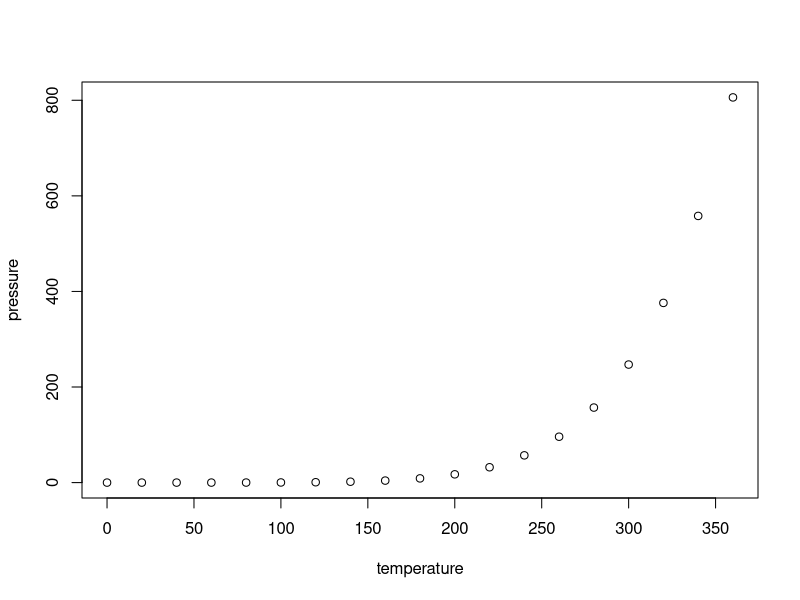
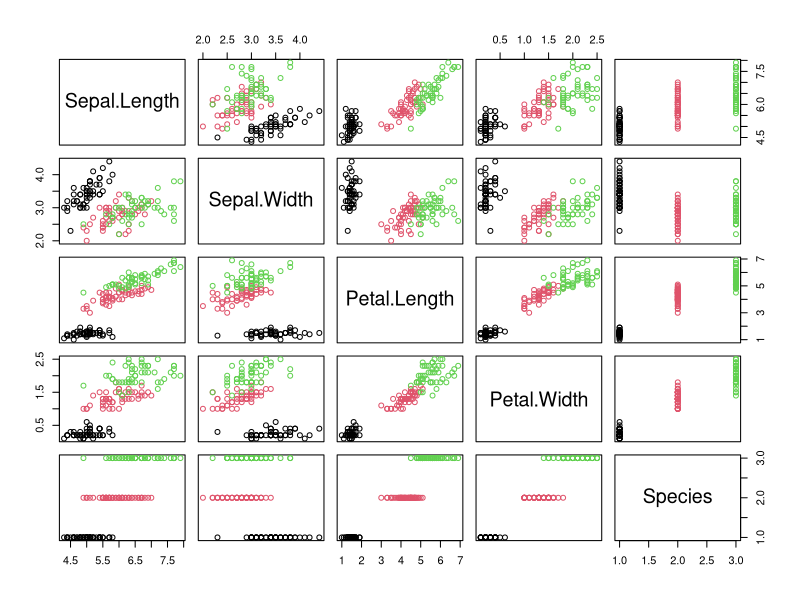

Source code (R) for these figures, in order:
## ---- chunk 1
knitr::opts_chunk$set(echo = TRUE)
## ---- chunk 2
summary(cars)
## ---- chunk 3
plot(pressure)
## ---- chunk 4
knitr::kable(head(iris), format = 'html')
## ---- chunk 5
plot(iris, col=iris$Species)  
